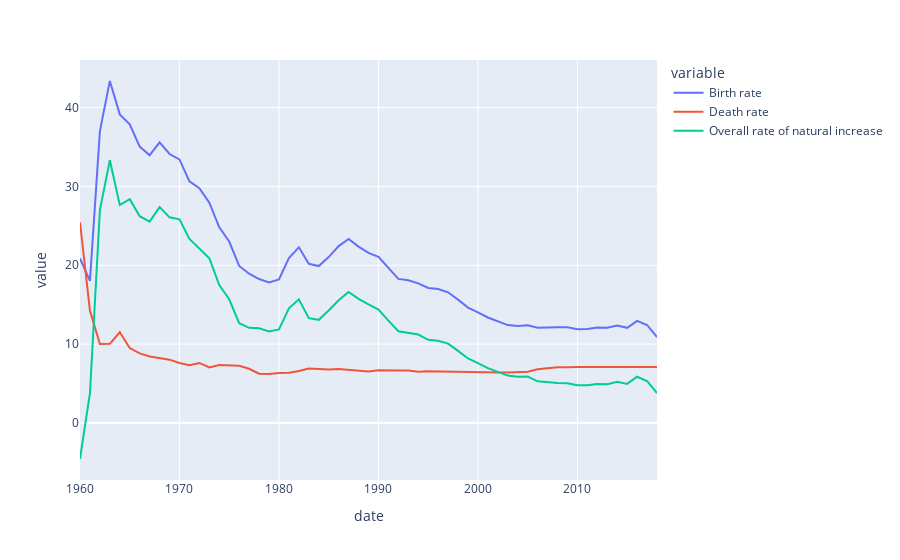

Write notebook code for a chart like this one.
### Code cell
fig2 = px.line(chn2)
fig2.show();
